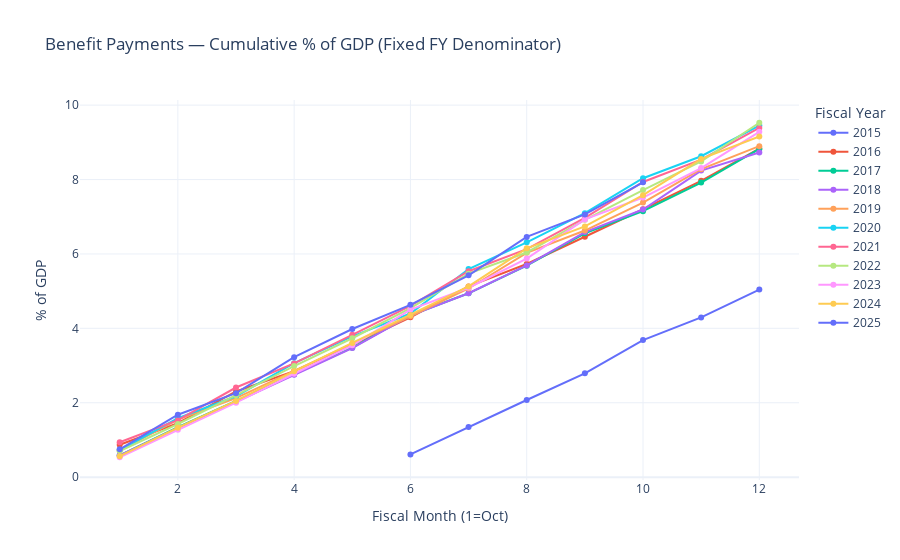

Source (notebook cell):
### Code cell
# change the focus column as needed
focus = outlays_pivot["Benefit Payments"].reset_index()
focus.columns = ["record_date", "value"]

# Plot cumulative FY as % of GDP (fixed denominators)
fig, pivot = plot_cumulative_by_fy_pct_gdp_fixed(
    focus,
    date_col="record_date",
    value_col="value",
    fy_denoms_millions=fy_denoms,
    years=None,
    title="Benefit Payments — Cumulative % of GDP (Fixed FY Denominator)"
)
fig.show()

### Figure 1 — Plotly figure (JSON) as saved in the notebook; plotly's stock layout.template omitted (floating-point values rounded to 4 significant figures)
{"data": [{"mode": "lines+markers", "name": "2015", "type": "scatter", "x": [1, 2, 3, 4, 5, 6, 7, 8, 9, 10, 11, 12], "y": [NaN, NaN, NaN, NaN, NaN, 0.61, 1.346, 2.074, 2.79, 3.686, 4.293, 5.043]}, {"mode": "lines+markers", "name": "2016", "type": "scatter", "x": [1, 2, 3, 4, 5, 6, 7, 8, 9, 10, 11, 12], "y": [0.8709, 1.449, 2.303, 2.849, 3.553, 4.295, 5.127, 5.729, 6.462, 7.202, 7.967, 8.828]}, {"mode": "lines+markers", "name": "2017", "type": "scatter", "x": [1, 2, 3, 4, 5, 6, 7, 8, 9, 10, 11, 12], "y": [0.583, 1.346, 2.049, 2.768, 3.481, 4.353, 4.943, 5.685, 6.555, 7.15, 7.92, 8.823]}, {"mode": "lines+markers", "name": "2018", "type": "scatter", "x": [1, 2, 3, 4, 5, 6, 7, 8, 9, 10, 11, 12], "y": [0.5865, 1.325, 2.027, 2.75, 3.469, 4.343, 4.943, 5.693, 6.588, 7.194, 8.24, 8.725]}, {"mode": "lines+markers", "name": "2019", "type": "scatter", "x": [1, 2, 3, 4, 5, 6, 7, 8, 9, 10, 11, 12], "y": [0.7151, 1.546, 2.125, 2.852, 3.579, 4.323, 5.071, 6.03, 6.629, 7.382, 8.279, 8.897]}, {"mode": "lines+markers", "name": "2020", "type": "scatter", "x": [1, 2, 3, 4, 5, 6, 7, 8, 9, 10, 11, 12], "y": [0.7284, 1.583, 2.175, 3.063, 3.785, 4.398, 5.595, 6.313, 7.095, 8.036, 8.627, 9.452]}, {"mode": "lines+markers", "name": "2021", "type": "scatter", "x": [1, 2, 3, 4, 5, 6, 7, 8, 9, 10, 11, 12], "y": [0.9388, 1.531, 2.409, 3.056, 3.825, 4.603, 5.536, 6.129, 6.97, 7.934, 8.535, 9.389]}, {"mode": "lines+markers", "name": "2022", "type": "scatter", "x": [1, 2, 3, 4, 5, 6, 7, 8, 9, 10, 11, 12], "y": [0.7017, 1.429, 2.204, 2.986, 3.734, 4.545, 5.47, 6.039, 6.916, 7.716, 8.487, 9.527]}, {"mode": "lines+markers", "name": "2023", "type": "scatter", "x": [1, 2, 3, 4, 5, 6, 7, 8, 9, 10, 11, 12], "y": [0.5347, 1.275, 2.002, 2.779, 3.544, 4.506, 5.091, 5.876, 6.928, 7.516, 8.308, 9.282]}, {"mode": "lines+markers", "name": "2024", "type": "scatter", "x": [1, 2, 3, 4, 5, 6, 7, 8, 9, 10, 11, 12], "y": [0.5624, 1.327, 2.048, 2.845, 3.607, 4.358, 5.128, 6.15, 6.739, 7.579, 8.555, 9.157]}, {"mode": "lines+markers", "name": "2025", "type": "scatter", "x": [1, 2, 3, 4, 5, 6, 7, 8, 9, 10, 11, 12], "y": [0.7491, 1.678, 2.257, 3.224, 3.982, 4.632, 5.427, 6.457, 7.062, 7.924, NaN, NaN]}], "layout": {"hovermode": "x unified", "legend": {"title": {"text": "Fiscal Year"}}, "title": {"text": "Benefit Payments — Cumulative % of GDP (Fixed FY Denominator)"}, "xaxis": {"title": {"text": "Fiscal Month (1=Oct)"}}, "yaxis": {"title": {"text": "% of GDP"}}}}
